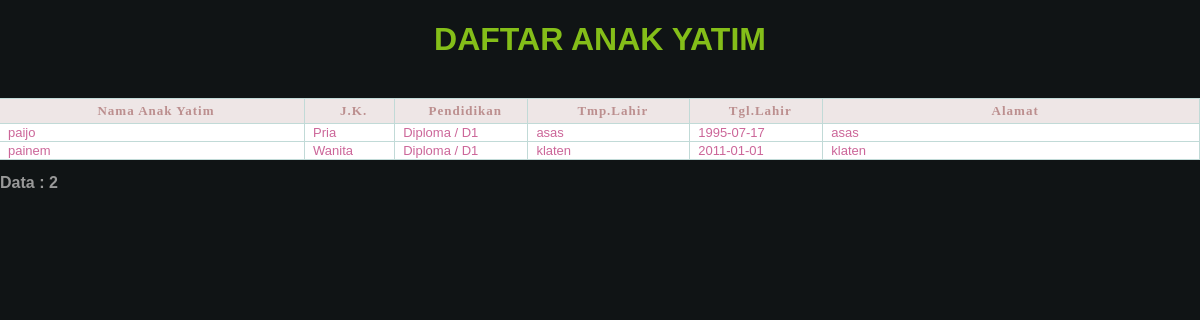
The page /pages/yatim/LaporanYatim.php on the database its author committed.
### tables this page shows
CREATE TABLE `yatim` (
  `id` int(11) NOT NULL auto_increment,
  `nama` varchar(50) NOT NULL,
  `jk` enum('Pria','Wanita') NOT NULL,
  `pendidikan` varchar(30) NOT NULL,
  `tmp_lahir` varchar(20) NOT NULL,
  `tgl_lahir` date NOT NULL,
  `alamat` varchar(50) NOT NULL,
  PRIMARY KEY  (`id`)
);

### conf/conf.php (called while the page is built, shortened)
<?php
    $db_name        ="masjid";
     function bukaquery($sql)
	 {
       $result=mysql_query($sql)
        or die(mysql_error()."<br/><font color=red><b>Gagal</b> menjalankan perintah query !");
        return $result;
     }
?>

### pages/yatim/LaporanYatim.php (the view)
<?php
 include '../../conf/conf.php';
?>
<html>
    <head>
        <link href="../../css/default.css" rel="stylesheet" type="text/css" />
    </head>
    <body>
    <?php
        $keyword=$_GET['keyword'];
        $_sql = "select id, nama, jk, pendidikan, tmp_lahir, tgl_lahir, alamat
                 from yatim
                 where
                 nama like '%".$keyword."%' or
                 jk like '%".$keyword."%' or
                 pendidikan like '%".$keyword."%' or
                 tmp_lahir like '%".$keyword."%' or
                 tgl_lahir like '%".$keyword."%' or
                 alamat like '%".$keyword."%'
                 order by nama ASC  ";
        $hasil=bukaquery($_sql);
        $jumlah=mysql_num_rows($hasil);
        if(mysql_num_rows($hasil)!=0) {
            echo "<table width='100%'  border='0' align='center' cellpadding='0' cellspacing='0' class='tbl_form'>
				<caption><h1 class=title>DAFTAR ANAK YATIM</h1><br></caption>
                    <tr class='head'>
                                 <td width='200px'><div align='center'><font size='2' face='Verdana'><strong>Nama Anak Yatim</strong></font></div></td>
                                 <td width='50px'><div align='center'><font size='2' face='Verdana'><strong>J.K.</strong></font></div></td>
                                 <td width='80px'><div align='center'><font size='2' face='Verdana'><strong>Pendidikan</strong></font></div></td>
                                 <td width='100px'><div align='center'><font size='2' face='Verdana'><strong>Tmp.Lahir</strong></font></div></td>
                                 <td width='80px'><div align='center'><font size='2' face='Verdana'><strong>Tgl.Lahir</strong></font></div></td>
                                 <td width='250px'><div align='center'><font size='2' face='Verdana'><strong>Alamat</strong></font></div></td>
                    </tr>";
                    while($baris = mysql_fetch_array($hasil)) {
                        echo "<tr class='isi'>
                                 <td>$baris[1]</td>
                                 <td>$baris[2]</td>
                                 <td>$baris[3]</td>
                                 <td>$baris[4]</td>
                                 <td>$baris[5]</td>
                                 <td>$baris[6]</td>
                               </tr>";
                    }
            echo "</table><br><font color='999999' size='3'> <b>Data : $jumlah</b></font>";
        }
    ?>
    </body>
</html>

### css/default.css (style rules this page uses)
body { font-family:Arial, Helvetica, sans-serif; font-size:12px; background: #101415; margin: 0; padding: 0; color: #000000; }
h1 { color:#84be19; }
.head td { font: bold 13px "Tahoma", Arial, Helvetica, sans-serif; color: #BC8F8F; border-right: 1px solid #C1DAD7; border-bottom: 1px solid #C1DAD7; border-top: 1px solid #C1DAD7; letter-spacing: 1px; padding: 4px 2px 4px 10px; background: #eee6e6 ; }
.isi td { border-right: 1px solid #C1DAD7; border-bottom: 1px solid #C1DAD7; background: #ffffff; padding-top:1px; padding-bottom:1px; padding-left:8px; padding-right:8px; color:#CC6699; font: 13px tahoma, Arial, Helvetica, sans-serif; }

### rows shown on the page
yatim: nama "paijo", jk "Pria", pendidikan "Diploma / D1", tmp_lahir "asas", tgl_lahir "1995-07-17", alamat "asas"
yatim: nama "painem", jk "Wanita", pendidikan "Diploma / D1", tmp_lahir "klaten", tgl_lahir "2011-01-01", alamat "klaten"

### other values the page prints
$jumlah "2"
